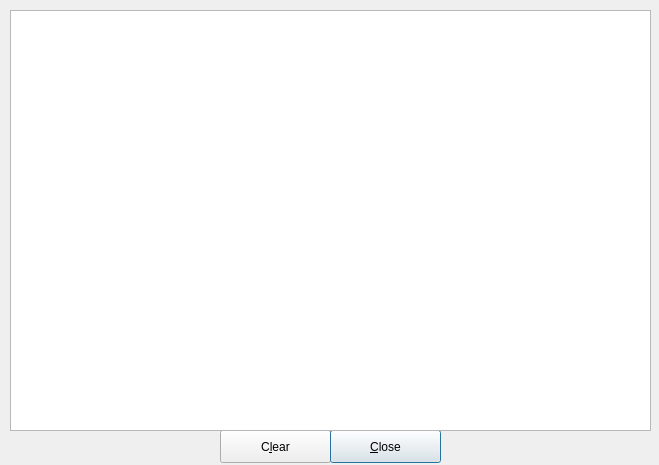
<?xml version="1.0" encoding="UTF-8"?>
<ui version="4.0">
 <class>debugWindow</class>
 <widget class="QWidget" name="debugWindow">
  <property name="geometry">
   <rect>
    <x>0</x>
    <y>0</y>
    <width>659</width>
    <height>465</height>
   </rect>
  </property>
  <property name="windowTitle">
   <string>SiriKali Debug Window</string>
  </property>
  <widget class="QPushButton" name="pbClear">
   <property name="geometry">
    <rect>
     <x>220</x>
     <y>430</y>
     <width>111</width>
     <height>33</height>
    </rect>
   </property>
   <property name="text">
    <string>C&amp;lear</string>
   </property>
  </widget>
  <widget class="QPushButton" name="pbClose">
   <property name="geometry">
    <rect>
     <x>330</x>
     <y>430</y>
     <width>111</width>
     <height>33</height>
    </rect>
   </property>
   <property name="text">
    <string>&amp;Close</string>
   </property>
   <property name="autoDefault">
    <bool>true</bool>
   </property>
   <property name="default">
    <bool>true</bool>
   </property>
  </widget>
  <widget class="QTextEdit" name="textEdit">
   <property name="geometry">
    <rect>
     <x>10</x>
     <y>10</y>
     <width>641</width>
     <height>421</height>
    </rect>
   </property>
   <property name="readOnly">
    <bool>true</bool>
   </property>
  </widget>
 </widget>
 <resources/>
 <connections/>
</ui>
